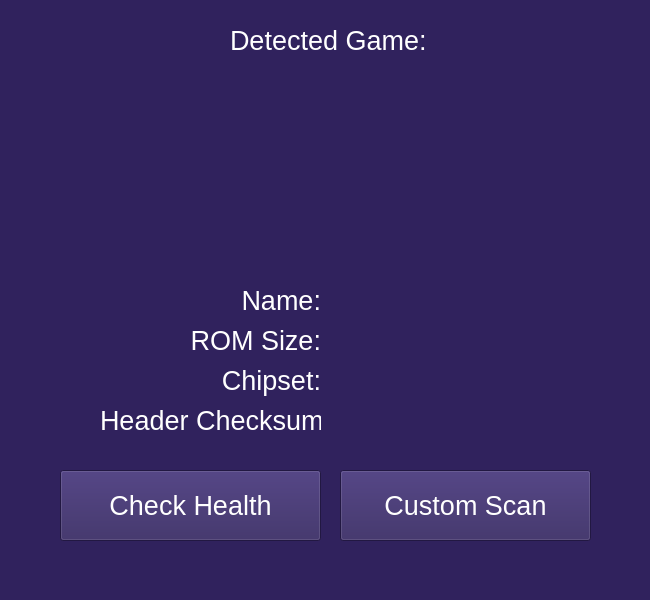
<?xml version="1.0" encoding="UTF-8"?>
<ui version="4.0">
 <class>Frame</class>
 <widget class="QFrame" name="Frame">
  <property name="geometry">
   <rect>
    <x>0</x>
    <y>0</y>
    <width>650</width>
    <height>600</height>
   </rect>
  </property>
  <property name="palette">
   <palette>
    <active>
     <colorrole role="WindowText">
      <brush brushstyle="SolidPattern">
       <color alpha="255">
        <red>255</red>
        <green>255</green>
        <blue>255</blue>
       </color>
      </brush>
     </colorrole>
     <colorrole role="Button">
      <brush brushstyle="SolidPattern">
       <color alpha="255">
        <red>48</red>
        <green>34</green>
        <blue>93</blue>
       </color>
      </brush>
     </colorrole>
     <colorrole role="Light">
      <brush brushstyle="SolidPattern">
       <color alpha="255">
        <red>72</red>
        <green>51</green>
        <blue>139</blue>
       </color>
      </brush>
     </colorrole>
     <colorrole role="Midlight">
      <brush brushstyle="SolidPattern">
       <color alpha="255">
        <red>60</red>
        <green>42</green>
        <blue>116</blue>
       </color>
      </brush>
     </colorrole>
     <colorrole role="Dark">
      <brush brushstyle="SolidPattern">
       <color alpha="255">
        <red>24</red>
        <green>17</green>
        <blue>46</blue>
       </color>
      </brush>
     </colorrole>
     <colorrole role="Mid">
      <brush brushstyle="SolidPattern">
       <color alpha="255">
        <red>32</red>
        <green>23</green>
        <blue>62</blue>
       </color>
      </brush>
     </colorrole>
     <colorrole role="Text">
      <brush brushstyle="SolidPattern">
       <color alpha="255">
        <red>255</red>
        <green>255</green>
        <blue>255</blue>
       </color>
      </brush>
     </colorrole>
     <colorrole role="BrightText">
      <brush brushstyle="SolidPattern">
       <color alpha="255">
        <red>255</red>
        <green>255</green>
        <blue>255</blue>
       </color>
      </brush>
     </colorrole>
     <colorrole role="ButtonText">
      <brush brushstyle="SolidPattern">
       <color alpha="255">
        <red>255</red>
        <green>255</green>
        <blue>255</blue>
       </color>
      </brush>
     </colorrole>
     <colorrole role="Base">
      <brush brushstyle="SolidPattern">
       <color alpha="255">
        <red>0</red>
        <green>0</green>
        <blue>0</blue>
       </color>
      </brush>
     </colorrole>
     <colorrole role="Window">
      <brush brushstyle="SolidPattern">
       <color alpha="255">
        <red>48</red>
        <green>34</green>
        <blue>93</blue>
       </color>
      </brush>
     </colorrole>
     <colorrole role="Shadow">
      <brush brushstyle="SolidPattern">
       <color alpha="255">
        <red>0</red>
        <green>0</green>
        <blue>0</blue>
       </color>
      </brush>
     </colorrole>
     <colorrole role="AlternateBase">
      <brush brushstyle="SolidPattern">
       <color alpha="255">
        <red>24</red>
        <green>17</green>
        <blue>46</blue>
       </color>
      </brush>
     </colorrole>
     <colorrole role="ToolTipBase">
      <brush brushstyle="SolidPattern">
       <color alpha="255">
        <red>255</red>
        <green>255</green>
        <blue>220</blue>
       </color>
      </brush>
     </colorrole>
     <colorrole role="ToolTipText">
      <brush brushstyle="SolidPattern">
       <color alpha="255">
        <red>0</red>
        <green>0</green>
        <blue>0</blue>
       </color>
      </brush>
     </colorrole>
     <colorrole role="PlaceholderText">
      <brush brushstyle="SolidPattern">
       <color alpha="127">
        <red>255</red>
        <green>255</green>
        <blue>255</blue>
       </color>
      </brush>
     </colorrole>
     <colorrole role="Accent">
      <brush brushstyle="SolidPattern">
       <color alpha="255">
        <red>0</red>
        <green>0</green>
        <blue>0</blue>
       </color>
      </brush>
     </colorrole>
    </active>
    <inactive>
     <colorrole role="WindowText">
      <brush brushstyle="SolidPattern">
       <color alpha="255">
        <red>255</red>
        <green>255</green>
        <blue>255</blue>
       </color>
      </brush>
     </colorrole>
     <colorrole role="Button">
      <brush brushstyle="SolidPattern">
       <color alpha="255">
        <red>48</red>
        <green>34</green>
        <blue>93</blue>
       </color>
      </brush>
     </colorrole>
     <colorrole role="Light">
      <brush brushstyle="SolidPattern">
       <color alpha="255">
        <red>72</red>
        <green>51</green>
        <blue>139</blue>
       </color>
      </brush>
     </colorrole>
     <colorrole role="Midlight">
      <brush brushstyle="SolidPattern">
       <color alpha="255">
        <red>60</red>
        <green>42</green>
        <blue>116</blue>
       </color>
      </brush>
     </colorrole>
     <colorrole role="Dark">
      <brush brushstyle="SolidPattern">
       <color alpha="255">
        <red>24</red>
        <green>17</green>
        <blue>46</blue>
       </color>
      </brush>
     </colorrole>
     <colorrole role="Mid">
      <brush brushstyle="SolidPattern">
       <color alpha="255">
        <red>32</red>
        <green>23</green>
        <blue>62</blue>
       </color>
      </brush>
     </colorrole>
     <colorrole role="Text">
      <brush brushstyle="SolidPattern">
       <color alpha="255">
        <red>255</red>
        <green>255</green>
        <blue>255</blue>
       </color>
      </brush>
     </colorrole>
     <colorrole role="BrightText">
      <brush brushstyle="SolidPattern">
       <color alpha="255">
        <red>255</red>
        <green>255</green>
        <blue>255</blue>
       </color>
      </brush>
     </colorrole>
     <colorrole role="ButtonText">
      <brush brushstyle="SolidPattern">
       <color alpha="255">
        <red>255</red>
        <green>255</green>
        <blue>255</blue>
       </color>
      </brush>
     </colorrole>
     <colorrole role="Base">
      <brush brushstyle="SolidPattern">
       <color alpha="255">
        <red>0</red>
        <green>0</green>
        <blue>0</blue>
       </color>
      </brush>
     </colorrole>
     <colorrole role="Window">
      <brush brushstyle="SolidPattern">
       <color alpha="255">
        <red>48</red>
        <green>34</green>
        <blue>93</blue>
       </color>
      </brush>
     </colorrole>
     <colorrole role="Shadow">
      <brush brushstyle="SolidPattern">
       <color alpha="255">
        <red>0</red>
        <green>0</green>
        <blue>0</blue>
       </color>
      </brush>
     </colorrole>
     <colorrole role="AlternateBase">
      <brush brushstyle="SolidPattern">
       <color alpha="255">
        <red>24</red>
        <green>17</green>
        <blue>46</blue>
       </color>
      </brush>
     </colorrole>
     <colorrole role="ToolTipBase">
      <brush brushstyle="SolidPattern">
       <color alpha="255">
        <red>255</red>
        <green>255</green>
        <blue>220</blue>
       </color>
      </brush>
     </colorrole>
     <colorrole role="ToolTipText">
      <brush brushstyle="SolidPattern">
       <color alpha="255">
        <red>0</red>
        <green>0</green>
        <blue>0</blue>
       </color>
      </brush>
     </colorrole>
     <colorrole role="PlaceholderText">
      <brush brushstyle="SolidPattern">
       <color alpha="127">
        <red>255</red>
        <green>255</green>
        <blue>255</blue>
       </color>
      </brush>
     </colorrole>
     <colorrole role="Accent">
      <brush brushstyle="SolidPattern">
       <color alpha="255">
        <red>0</red>
        <green>0</green>
        <blue>0</blue>
       </color>
      </brush>
     </colorrole>
    </inactive>
    <disabled>
     <colorrole role="WindowText">
      <brush brushstyle="SolidPattern">
       <color alpha="255">
        <red>24</red>
        <green>17</green>
        <blue>46</blue>
       </color>
      </brush>
     </colorrole>
     <colorrole role="Button">
      <brush brushstyle="SolidPattern">
       <color alpha="255">
        <red>48</red>
        <green>34</green>
        <blue>93</blue>
       </color>
      </brush>
     </colorrole>
     <colorrole role="Light">
      <brush brushstyle="SolidPattern">
       <color alpha="255">
        <red>72</red>
        <green>51</green>
        <blue>139</blue>
       </color>
      </brush>
     </colorrole>
     <colorrole role="Midlight">
      <brush brushstyle="SolidPattern">
       <color alpha="255">
        <red>60</red>
        <green>42</green>
        <blue>116</blue>
       </color>
      </brush>
     </colorrole>
     <colorrole role="Dark">
      <brush brushstyle="SolidPattern">
       <color alpha="255">
        <red>24</red>
        <green>17</green>
        <blue>46</blue>
       </color>
      </brush>
     </colorrole>
     <colorrole role="Mid">
      <brush brushstyle="SolidPattern">
       <color alpha="255">
        <red>32</red>
        <green>23</green>
        <blue>62</blue>
       </color>
      </brush>
     </colorrole>
     <colorrole role="Text">
      <brush brushstyle="SolidPattern">
       <color alpha="255">
        <red>24</red>
        <green>17</green>
        <blue>46</blue>
       </color>
      </brush>
     </colorrole>
     <colorrole role="BrightText">
      <brush brushstyle="SolidPattern">
       <color alpha="255">
        <red>255</red>
        <green>255</green>
        <blue>255</blue>
       </color>
      </brush>
     </colorrole>
     <colorrole role="ButtonText">
      <brush brushstyle="SolidPattern">
       <color alpha="255">
        <red>24</red>
        <green>17</green>
        <blue>46</blue>
       </color>
      </brush>
     </colorrole>
     <colorrole role="Base">
      <brush brushstyle="SolidPattern">
       <color alpha="255">
        <red>48</red>
        <green>34</green>
        <blue>93</blue>
       </color>
      </brush>
     </colorrole>
     <colorrole role="Window">
      <brush brushstyle="SolidPattern">
       <color alpha="255">
        <red>48</red>
        <green>34</green>
        <blue>93</blue>
       </color>
      </brush>
     </colorrole>
     <colorrole role="Shadow">
      <brush brushstyle="SolidPattern">
       <color alpha="255">
        <red>0</red>
        <green>0</green>
        <blue>0</blue>
       </color>
      </brush>
     </colorrole>
     <colorrole role="AlternateBase">
      <brush brushstyle="SolidPattern">
       <color alpha="255">
        <red>48</red>
        <green>34</green>
        <blue>93</blue>
       </color>
      </brush>
     </colorrole>
     <colorrole role="ToolTipBase">
      <brush brushstyle="SolidPattern">
       <color alpha="255">
        <red>255</red>
        <green>255</green>
        <blue>220</blue>
       </color>
      </brush>
     </colorrole>
     <colorrole role="ToolTipText">
      <brush brushstyle="SolidPattern">
       <color alpha="255">
        <red>0</red>
        <green>0</green>
        <blue>0</blue>
       </color>
      </brush>
     </colorrole>
     <colorrole role="PlaceholderText">
      <brush brushstyle="SolidPattern">
       <color alpha="127">
        <red>24</red>
        <green>17</green>
        <blue>46</blue>
       </color>
      </brush>
     </colorrole>
     <colorrole role="Accent">
      <brush brushstyle="SolidPattern">
       <color alpha="255">
        <red>34</red>
        <green>24</green>
        <blue>65</blue>
       </color>
      </brush>
     </colorrole>
    </disabled>
   </palette>
  </property>
  <property name="windowTitle">
   <string>Frame</string>
  </property>
  <property name="autoFillBackground">
   <bool>true</bool>
  </property>
  <widget class="QLabel" name="det_game_label">
   <property name="geometry">
    <rect>
     <x>230</x>
     <y>20</y>
     <width>201</width>
     <height>41</height>
    </rect>
   </property>
   <property name="font">
    <font>
     <pointsize>20</pointsize>
    </font>
   </property>
   <property name="text">
    <string>Detected Game:</string>
   </property>
  </widget>
  <widget class="QPushButton" name="check_health_button">
   <property name="geometry">
    <rect>
     <x>60</x>
     <y>470</y>
     <width>261</width>
     <height>71</height>
    </rect>
   </property>
   <property name="font">
    <font>
     <pointsize>20</pointsize>
    </font>
   </property>
   <property name="text">
    <string>Check Health</string>
   </property>
  </widget>
  <widget class="QPushButton" name="custom_scan_button">
   <property name="geometry">
    <rect>
     <x>340</x>
     <y>470</y>
     <width>251</width>
     <height>71</height>
    </rect>
   </property>
   <property name="font">
    <font>
     <pointsize>20</pointsize>
    </font>
   </property>
   <property name="text">
    <string>Custom Scan</string>
   </property>
  </widget>
  <widget class="QLabel" name="name_label">
   <property name="geometry">
    <rect>
     <x>120</x>
     <y>280</y>
     <width>201</width>
     <height>41</height>
    </rect>
   </property>
   <property name="font">
    <font>
     <pointsize>20</pointsize>
    </font>
   </property>
   <property name="text">
    <string>Name:</string>
   </property>
   <property name="alignment">
    <set>Qt::AlignmentFlag::AlignRight|Qt::AlignmentFlag::AlignTrailing|Qt::AlignmentFlag::AlignVCenter</set>
   </property>
  </widget>
  <widget class="QLabel" name="rom_sz_label">
   <property name="geometry">
    <rect>
     <x>120</x>
     <y>320</y>
     <width>201</width>
     <height>41</height>
    </rect>
   </property>
   <property name="font">
    <font>
     <pointsize>20</pointsize>
    </font>
   </property>
   <property name="text">
    <string>ROM Size:</string>
   </property>
   <property name="alignment">
    <set>Qt::AlignmentFlag::AlignRight|Qt::AlignmentFlag::AlignTrailing|Qt::AlignmentFlag::AlignVCenter</set>
   </property>
  </widget>
  <widget class="QLabel" name="chip_label">
   <property name="geometry">
    <rect>
     <x>120</x>
     <y>360</y>
     <width>201</width>
     <height>41</height>
    </rect>
   </property>
   <property name="font">
    <font>
     <pointsize>20</pointsize>
    </font>
   </property>
   <property name="text">
    <string>Chipset:</string>
   </property>
   <property name="alignment">
    <set>Qt::AlignmentFlag::AlignRight|Qt::AlignmentFlag::AlignTrailing|Qt::AlignmentFlag::AlignVCenter</set>
   </property>
  </widget>
  <widget class="QLabel" name="hdr_chk_label">
   <property name="geometry">
    <rect>
     <x>100</x>
     <y>400</y>
     <width>221</width>
     <height>41</height>
    </rect>
   </property>
   <property name="font">
    <font>
     <pointsize>20</pointsize>
    </font>
   </property>
   <property name="text">
    <string>Header Checksum:</string>
   </property>
  </widget>
  <widget class="QLabel" name="rom_size">
   <property name="geometry">
    <rect>
     <x>340</x>
     <y>320</y>
     <width>201</width>
     <height>41</height>
    </rect>
   </property>
   <property name="font">
    <font>
     <pointsize>20</pointsize>
    </font>
   </property>
   <property name="text">
    <string/>
   </property>
   <property name="alignment">
    <set>Qt::AlignmentFlag::AlignLeading|Qt::AlignmentFlag::AlignLeft|Qt::AlignmentFlag::AlignVCenter</set>
   </property>
  </widget>
  <widget class="QLabel" name="checksum">
   <property name="geometry">
    <rect>
     <x>340</x>
     <y>400</y>
     <width>221</width>
     <height>41</height>
    </rect>
   </property>
   <property name="font">
    <font>
     <pointsize>20</pointsize>
    </font>
   </property>
   <property name="text">
    <string/>
   </property>
   <property name="alignment">
    <set>Qt::AlignmentFlag::AlignLeading|Qt::AlignmentFlag::AlignLeft|Qt::AlignmentFlag::AlignVCenter</set>
   </property>
  </widget>
  <widget class="QLabel" name="chipset">
   <property name="geometry">
    <rect>
     <x>340</x>
     <y>360</y>
     <width>201</width>
     <height>41</height>
    </rect>
   </property>
   <property name="font">
    <font>
     <pointsize>20</pointsize>
    </font>
   </property>
   <property name="text">
    <string/>
   </property>
   <property name="alignment">
    <set>Qt::AlignmentFlag::AlignLeading|Qt::AlignmentFlag::AlignLeft|Qt::AlignmentFlag::AlignVCenter</set>
   </property>
  </widget>
  <widget class="QLabel" name="name">
   <property name="geometry">
    <rect>
     <x>340</x>
     <y>280</y>
     <width>201</width>
     <height>41</height>
    </rect>
   </property>
   <property name="font">
    <font>
     <pointsize>20</pointsize>
    </font>
   </property>
   <property name="text">
    <string/>
   </property>
   <property name="alignment">
    <set>Qt::AlignmentFlag::AlignLeading|Qt::AlignmentFlag::AlignLeft|Qt::AlignmentFlag::AlignVCenter</set>
   </property>
  </widget>
 </widget>
 <resources/>
 <connections/>
</ui>
